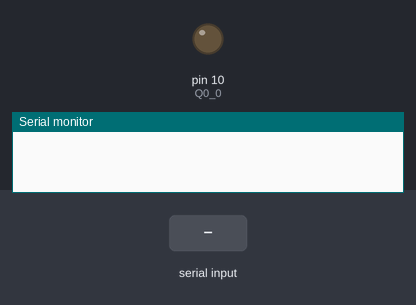
The sketch below on a simulated Arduino Uno, built with avr-gcc and run on an emulated ATmega328P. Shown: output pins drawn as LEDs (lit = HIGH), the last lines printed to the serial monitor. Inputs (shaded band) come from the test bench.

Above: at 1.2 s.
1.3 s: "1\n" received over Serial
At 2.0 s:
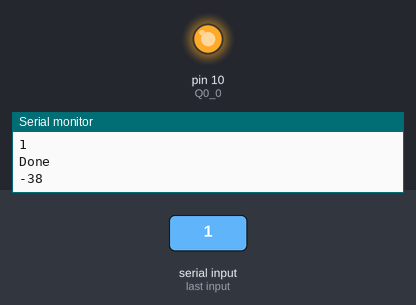
2.8 s: "90,45\n" received over Serial
At 3.2 s:
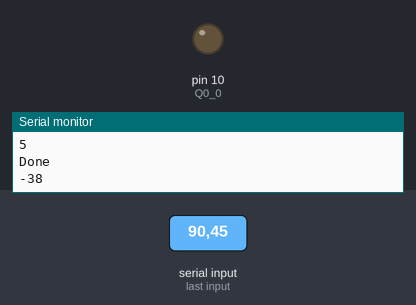
Timing chart, 0 to 5.8 s (numbered marks = the images above; inputs shaded):
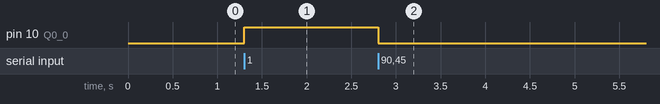

The sketch:

vbPlC.ino
```cpp
int input;
const int Q0_0 = 10;
void setup() {
  // put your setup code here, to run once:
  Serial.begin(2000000);
  pinMode(Q0_0, OUTPUT);
}

void loop() {
  // put your main code here, to run repeatedly:
  while (Serial.available() > 0) {
    input = Serial.read() - 48;
    if (input == 1) {
      digitalWrite(Q0_0, HIGH);
    }
    if (input == 0) {
      digitalWrite(Q0_0, LOW);
    }
    Serial.println("Done");
    Serial.println(input);
  }
}
```

Measured:
- after the input at 1.3 s, pin 10 (Q0_0): LOW → HIGH at once
- after the input at 2.8 s, pin 10 (Q0_0): HIGH → LOW at once
